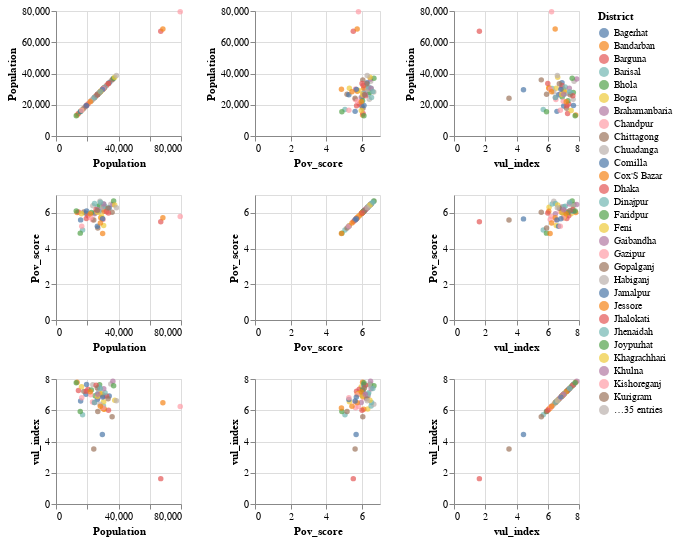

Source (notebook cell):
### Markdown cell above
#### A part of my experiment also prompted me to explore the correlations of the country's population, poverty, and vulnerable indices, so I thought these small scatterplots would perform the best. As we can see, there is a possitive correlation between every district's poverty level and how that makes them vulnerable to floods.

### Code cell
# doing multiple graphs (all same type)
import altair as alt
temp = df.groupby(['District']).mean()
temp['District']= temp.index
alt.Chart(temp).mark_circle().encode(
    alt.X(alt.repeat("column"), type='quantitative'), #set the X axes to call from the "column" list below
    alt.Y(alt.repeat("row"), type='quantitative'), #set the Y axes....
    color='District:N'
).properties(
    width=125,
    height=125
).repeat(
    row=['Population', 'Pov_score', 'vul_index'], 
    column=['Population', 'Pov_score', 'vul_index']
)

### Figure 1 — Vega-Lite specification as saved in the notebook (floating-point values rounded to 4 significant figures)
{"config": {"view": {"continuousWidth": 400, "continuousHeight": 300}}, "repeat": {"column": ["Population", "Pov_score", "vul_index"], "row": ["Population", "Pov_score", "vul_index"]}, "spec": {"data": {"name": "data-315523efc16a5a1a51407b43bf537f95"}, "mark": "circle", "encoding": {"color": {"field": "District", "type": "nominal"}, "x": {"field": {"repeat": "column"}, "type": "quantitative"}, "y": {"field": {"repeat": "row"}, "type": "quantitative"}}, "height": 125, "width": 125}, "$schema": "https://vega.github.io/schema/vega-lite/v4.17.0.json", "datasets": {"data-315523efc16a5a1a51407b43bf537f95": [{"Geocode": 40010000.0, "UpzCode": 400100.0, "Land_leng": 57560.0, "Area": 47010000.0, "Population": 19170.0, "Pov_rate": 59.03, "Pov_score": 5.983, "depr_index": -0.7323, "depr_score": 8.216, "vul_index": 7.022, "District": "Bagerhat"}, {"Geocode": 20040000.0, "UpzCode": 200400.0, "Land_leng": 61310.0, "Area": 143700000.0, "Population": 13510.0, "Pov_rate": 60.24, "Pov_score": 6.024, "depr_index": -3.631, "depr_score": 10.0, "vul_index": 7.791, "District": "Bandarban"}, {"Geocode": 10080000.0, "UpzCode": 100800.0, "Land_leng": 27070.0, "Area": 22140000.0, "Population": 14370.0, "Pov_rate": 54.78, "Pov_score": 6.052, "depr_index": -2.41, "depr_score": 9.249, "vul_index": 7.271, "District": "Barguna"}, {"Geocode": 10060000.0, "UpzCode": 100600.0, "Land_leng": 26270.0, "Area": 16820000.0, "Population": 17000.0, "Pov_rate": 52.89, "Pov_score": 5.039, "depr_index": 1.073, "depr_score": 7.105, "vul_index": 5.713, "District": "Barisal"}, {"Geocode": 10090000.0, "UpzCode": 100900.0, "Land_leng": 32880.0, "Area": 24620000.0, "Population": 15530.0, "Pov_rate": 48.98, "Pov_score": 4.865, "depr_index": -0.969, "depr_score": 8.362, "vul_index": 5.92, "District": "Bhola"}, {"Geocode": 50110000.0, "UpzCode": 501100.0, "Land_leng": 31100.0, "Area": 24050000.0, "Population": 31000.0, "Pov_rate": 63.14, "Pov_score": 6.314, "depr_index": 3.087, "depr_score": 5.866, "vul_index": 6.086, "District": "Bogra"}, {"Geocode": 20120000.0, "UpzCode": 201200.0, "Land_leng": 25050.0, "Area": 18480000.0, "Population": 29910.0, "Pov_rate": 61.8, "Pov_score": 6.18, "depr_index": -0.2306, "depr_score": 7.907, "vul_index": 6.997, "District": "Brahamanbaria"}, {"Geocode": 20140000.0, "UpzCode": 201400.0, "Land_leng": 25820.0, "Area": 14890000.0, "Population": 23360.0, "Pov_rate": 56.57, "Pov_score": 5.615, "depr_index": 0.1505, "depr_score": 7.673, "vul_index": 6.521, "District": "Chandpur"}, {"Geocode": 20150000.0, "UpzCode": 201500.0, "Land_leng": 21040.0, "Area": 14220000.0, "Population": 24180.0, "Pov_rate": 56.58, "Pov_score": 5.606, "depr_index": 8.995, "depr_score": 2.229, "vul_index": 3.521, "District": "Chittagong"}, {"Geocode": 40180000.0, "UpzCode": 401800.0, "Land_leng": 37760.0, "Area": 32350000.0, "Population": 35070.0, "Pov_rate": 64.8, "Pov_score": 6.48, "depr_index": -2.136, "depr_score": 9.08, "vul_index": 7.684, "District": "Chuadanga"}, {"Geocode": 20200000.0, "UpzCode": 202000.0, "Land_leng": 23530.0, "Area": 15510000.0, "Population": 29660.0, "Pov_rate": 56.64, "Pov_score": 5.663, "depr_index": 7.012, "depr_score": 3.45, "vul_index": 4.447, "District": "Comilla"}, {"Geocode": 20220000.0, "UpzCode": 202200.0, "Land_leng": 34610.0, "Area": 26940000.0, "Population": 29850.0, "Pov_rate": 50.58, "Pov_score": 4.841, "depr_index": -1.191, "depr_score": 8.498, "vul_index": 6.151, "District": "Cox'S Bazar"}, {"Geocode": 30270000.0, "UpzCode": 302700.0, "Land_leng": 12760.0, "Area": 7377000.0, "Population": 67050.0, "Pov_rate": 55.05, "Pov_score": 5.505, "depr_index": 12.56, "depr_score": 0.03716, "vul_index": 1.624, "District": "Dhaka"}, {"Geocode": 55270000.0, "UpzCode": 552700.0, "Land_leng": 35600.0, "Area": 31730000.0, "Population": 30390.0, "Pov_rate": 65.02, "Pov_score": 6.502, "depr_index": 2.765, "depr_score": 6.064, "vul_index": 6.279, "District": "Dinajpur"}, {"Geocode": 30290000.0, "UpzCode": 302900.0, "Land_leng": 30900.0, "Area": 24600000.0, "Population": 25020.0, "Pov_rate": 60.05, "Pov_score": 6.005, "depr_index": -0.3212, "depr_score": 7.963, "vul_index": 6.925, "District": "Faridpur"}, {"Geocode": 20300000.0, "UpzCode": 203000.0, "Land_leng": 27010.0, "Area": 17930000.0, "Population": 30500.0, "Pov_rate": 53.62, "Pov_score": 5.286, "depr_index": -1.025, "depr_score": 8.396, "vul_index": 6.544, "District": "Feni"}, {"Geocode": 55330000.0, "UpzCode": 553300.0, "Land_leng": 35080.0, "Area": 25470000.0, "Population": 30650.0, "Pov_rate": 63.22, "Pov_score": 6.322, "depr_index": 0.4271, "depr_score": 7.503, "vul_index": 6.891, "District": "Gaibandha"}, {"Geocode": 30330000.0, "UpzCode": 303300.0, "Land_leng": 35330.0, "Area": 37830000.0, "Population": 79500.0, "Pov_rate": 57.92, "Pov_score": 5.792, "depr_index": 1.688, "depr_score": 6.727, "vul_index": 6.244, "District": "Gazipur"}, {"Geocode": 30350000.0, "UpzCode": 303500.0, "Land_leng": 26280.0, "Area": 20480000.0, "Population": 17820.0, "Pov_rate": 60.46, "Pov_score": 6.046, "depr_index": -1.291, "depr_score": 8.56, "vul_index": 7.208, "District": "Gopalganj"}, {"Geocode": 60360000.0, "UpzCode": 603600.0, "Land_leng": 39250.0, "Area": 31110000.0, "Population": 27420.0, "Pov_rate": 60.5, "Pov_score": 6.05, "depr_index": -1.371, "depr_score": 8.609, "vul_index": 7.232, "District": "Habiganj"}, {"Geocode": 30390000.0, "UpzCode": 303900.0, "Land_leng": 32100.0, "Area": 27890000.0, "Population": 34040.0, "Pov_rate": 62.78, "Pov_score": 6.278, "depr_index": 0.2713, "depr_score": 7.599, "vul_index": 6.911, "District": "Jamalpur"}, {"Geocode": 40410000.0, "UpzCode": 404100.0, "Land_leng": 32610.0, "Area": 26090000.0, "Population": 30640.0, "Pov_rate": 60.91, "Pov_score": 6.091, "depr_index": 2.8, "depr_score": 6.042, "vul_index": 6.066, "District": "Jessore"}, {"Geocode": 10430000.0, "UpzCode": 104300.0, "Land_leng": 28100.0, "Area": 21710000.0, "Population": 19400.0, "Pov_rate": 56.88, "Pov_score": 5.688, "depr_index": -2.169, "depr_score": 9.1, "vul_index": 7.22, "District": "Jhalokati"}, {"Geocode": 40440000.0, "UpzCode": 404400.0, "Land_leng": 34250.0, "Area": 26780000.0, "Population": 26570.0, "Pov_rate": 63.41, "Pov_score": 6.341, "depr_index": -0.04033, "depr_score": 7.79, "vul_index": 7.034, "District": "Jhenaidah"}, {"Geocode": 50390000.0, "UpzCode": 503900.0, "Land_leng": 34310.0, "Area": 26660000.0, "Population": 27900.0, "Pov_rate": 64.26, "Pov_score": 6.426, "depr_index": -2.075, "depr_score": 9.043, "vul_index": 7.637, "District": "Joypurhat"}, {"Geocode": 20470000.0, "UpzCode": 204700.0, "Land_leng": 41040.0, "Area": 69660000.0, "Population": 16340.0, "Pov_rate": 59.52, "Pov_score": 5.952, "depr_index": -2.634, "depr_score": 9.387, "vul_index": 7.498, "District": "Khagrachhari"}, {"Geocode": 40470000.0, "UpzCode": 404700.0, "Land_leng": 46380.0, "Area": 39660000.0, "Population": 24630.0, "Pov_rate": 59.49, "Pov_score": 5.948, "depr_index": 1.109, "depr_score": 7.083, "vul_index": 6.493, "District": "Khulna"}, {"Geocode": 30480000.0, "UpzCode": 304800.0, "Land_leng": 27750.0, "Area": 21720000.0, "Population": 26900.0, "Pov_rate": 60.67, "Pov_score": 6.067, "depr_index": 0.27, "depr_score": 7.599, "vul_index": 6.795, "District": "Kishoreganj"}, {"Geocode": 55490000.0, "UpzCode": 554900.0, "Land_leng": 33560.0, "Area": 26750000.0, "Population": 26750.0, "Pov_rate": 54.32, "Pov_score": 5.155, "depr_index": -0.6072, "depr_score": 8.139, "vul_index": 5.927, "District": "Kurigram"}, {"Geocode": 40510000.0, "UpzCode": 405100.0, "Land_leng": 27900.0, "Area": 22730000.0, "Population": 29710.0, "Pov_rate": 63.03, "Pov_score": 6.303, "depr_index": 0.1483, "depr_score": 7.674, "vul_index": 6.959, "District": "Kushtia"}, {"Geocode": 20520000.0, "UpzCode": 205200.0, "Land_leng": 26680.0, "Area": 20770000.0, "Population": 26470.0, "Pov_rate": 54.42, "Pov_score": 5.255, "depr_index": -1.527, "depr_score": 8.705, "vul_index": 6.692, "District": "Lakshmipur"}, {"Geocode": 55520000.0, "UpzCode": 555200.0, "Land_leng": 38470.0, "Area": 26000000.0, "Population": 28640.0, "Pov_rate": 58.47, "Pov_score": 5.728, "depr_index": -2.333, "depr_score": 9.201, "vul_index": 7.04, "District": "Lalmonirhat"}, {"Geocode": 30550000.0, "UpzCode": 305500.0, "Land_leng": 24250.0, "Area": 18300000.0, "Population": 20450.0, "Pov_rate": 58.38, "Pov_score": 5.838, "depr_index": -2.291, "depr_score": 9.176, "vul_index": 7.344, "District": "Madaripur"}, {"Geocode": 40560000.0, "UpzCode": 405600.0, "Land_leng": 32040.0, "Area": 28320000.0, "Population": 27430.0, "Pov_rate": 61.0, "Pov_score": 6.1, "depr_index": -2.318, "depr_score": 9.192, "vul_index": 7.508, "District": "Magura"}, {"Geocode": 30560000.0, "UpzCode": 305600.0, "Land_leng": 26800.0, "Area": 20500000.0, "Population": 22640.0, "Pov_rate": 60.22, "Pov_score": 6.022, "depr_index": -1.683, "depr_score": 8.801, "vul_index": 7.297, "District": "Manikganj"}, {"Geocode": 60590000.0, "UpzCode": 605900.0, "Land_leng": 43560.0, "Area": 37210000.0, "Population": 29150.0, "Pov_rate": 58.18, "Pov_score": 5.818, "depr_index": -1.28, "depr_score": 8.554, "vul_index": 7.061, "District": "Maulvibazar"}, {"Geocode": 40580000.0, "UpzCode": 405800.0, "Land_leng": 41100.0, "Area": 36110000.0, "Population": 36420.0, "Pov_rate": 64.7, "Pov_score": 6.47, "depr_index": -2.805, "depr_score": 9.492, "vul_index": 7.854, "District": "Meherpur"}, {"Geocode": 30600000.0, "UpzCode": 306000.0, "Land_leng": 21320.0, "Area": 13510000.0, "Population": 22210.0, "Pov_rate": 57.33, "Pov_score": 5.733, "depr_index": -1.178, "depr_score": 8.49, "vul_index": 6.995, "District": "Munshiganj"}, {"Geocode": 30610000.0, "UpzCode": 306100.0, "Land_leng": 31600.0, "Area": 27850000.0, "Population": 35920.0, "Pov_rate": 60.36, "Pov_score": 6.036, "depr_index": 4.225, "depr_score": 5.165, "vul_index": 5.586, "District": "Mymensingh"}, {"Geocode": 50650000.0, "UpzCode": 506500.0, "Land_leng": 36870.0, "Area": 33750000.0, "Population": 28140.0, "Pov_rate": 66.53, "Pov_score": 6.653, "depr_index": 2.656, "depr_score": 6.131, "vul_index": 6.387, "District": "Naogaon"}, {"Geocode": 40660000.0, "UpzCode": 406600.0, "Land_leng": 30020.0, "Area": 24270000.0, "Population": 19570.0, "Pov_rate": 61.04, "Pov_score": 6.104, "depr_index": -2.841, "depr_score": 9.514, "vul_index": 7.645, "District": "Narail"}, {"Geocode": 30660000.0, "UpzCode": 306600.0, "Land_leng": 23150.0, "Area": 14480000.0, "Population": 68410.0, "Pov_rate": 57.21, "Pov_score": 5.721, "depr_index": 0.6213, "depr_score": 7.383, "vul_index": 6.475, "District": "Narayanganj"}, {"Geocode": 30690000.0, "UpzCode": 306900.0, "Land_leng": 22350.0, "Area": 15360000.0, "Population": 32340.0, "Pov_rate": 60.59, "Pov_score": 6.059, "depr_index": -0.1684, "depr_score": 7.869, "vul_index": 6.913, "District": "Narsingdi"}, {"Geocode": 50700000.0, "UpzCode": 507000.0, "Land_leng": 37760.0, "Area": 31720000.0, "Population": 31380.0, "Pov_rate": 63.7, "Pov_score": 6.37, "depr_index": -0.2801, "depr_score": 7.938, "vul_index": 7.116, "District": "Natore"}, {"Geocode": 50710000.0, "UpzCode": 507100.0, "Land_leng": 36630.0, "Area": 34400000.0, "Population": 36890.0, "Pov_rate": 66.61, "Pov_score": 6.661, "depr_index": -1.309, "depr_score": 8.571, "vul_index": 7.563, "District": "Nawabganj"}, {"Geocode": 30720000.0, "UpzCode": 307200.0, "Land_leng": 35340.0, "Area": 30460000.0, "Population": 26540.0, "Pov_rate": 60.31, "Pov_score": 6.031, "depr_index": -0.1275, "depr_score": 7.844, "vul_index": 6.886, "District": "Netrakona"}, {"Geocode": 55730000.0, "UpzCode": 557300.0, "Land_leng": 33940.0, "Area": 24800000.0, "Population": 30550.0, "Pov_rate": 65.0, "Pov_score": 6.5, "depr_index": -0.9685, "depr_score": 8.362, "vul_index": 7.38, "District": "Nilphamari"}, {"Geocode": 20750000.0, "UpzCode": 207500.0, "Land_leng": 30480.0, "Area": 27860000.0, "Population": 30160.0, "Pov_rate": 56.5, "Pov_score": 5.632, "depr_index": 1.373, "depr_score": 6.92, "vul_index": 6.159, "District": "Noakhali"}, {"Geocode": 50760000.0, "UpzCode": 507600.0, "Land_leng": 34720.0, "Area": 28770000.0, "Population": 33370.0, "Pov_rate": 62.55, "Pov_score": 6.255, "depr_index": 0.8234, "depr_score": 7.259, "vul_index": 6.74, "District": "Pabna"}, {"Geocode": 55770000.0, "UpzCode": 557700.0, "Land_leng": 40530.0, "Area": 30280000.0, "Population": 23560.0, "Pov_rate": 64.0, "Pov_score": 6.4, "depr_index": -2.097, "depr_score": 9.056, "vul_index": 7.627, "District": "Panchagarh"}, {"Geocode": 10790000.0, "UpzCode": 107900.0, "Land_leng": 37210.0, "Area": 29160000.0, "Population": 15760.0, "Pov_rate": 56.64, "Pov_score": 5.606, "depr_index": -0.8909, "depr_score": 8.314, "vul_index": 6.59, "District": "Patuakhali"}, {"Geocode": 10800000.0, "UpzCode": 108000.0, "Land_leng": 26180.0, "Area": 22710000.0, "Population": 21930.0, "Pov_rate": 60.55, "Pov_score": 5.954, "depr_index": -1.399, "depr_score": 8.627, "vul_index": 7.183, "District": "Pirojpur"}, {"Geocode": 30830000.0, "UpzCode": 308300.0, "Land_leng": 29960.0, "Area": 25300000.0, "Population": 25690.0, "Pov_rate": 61.89, "Pov_score": 6.189, "depr_index": -2.489, "depr_score": 9.297, "vul_index": 7.605, "District": "Rajbari"}, {"Geocode": 50810000.0, "UpzCode": 508100.0, "Land_leng": 26500.0, "Area": 20830000.0, "Population": 24640.0, "Pov_rate": 65.29, "Pov_score": 6.526, "depr_index": 2.124, "depr_score": 6.458, "vul_index": 6.491, "District": "Rajshahi"}, {"Geocode": 20840000.0, "UpzCode": 208400.0, "Land_leng": 52070.0, "Area": 113100000.0, "Population": 12960.0, "Pov_rate": 60.99, "Pov_score": 6.099, "depr_index": -3.286, "depr_score": 9.788, "vul_index": 7.753, "District": "Rangamati"}, {"Geocode": 55860000.0, "UpzCode": 558600.0, "Land_leng": 36920.0, "Area": 27240000.0, "Population": 37590.0, "Pov_rate": 64.38, "Pov_score": 6.438, "depr_index": 1.504, "depr_score": 6.84, "vul_index": 6.636, "District": "Rangpur"}, {"Geocode": 40880000.0, "UpzCode": 408800.0, "Land_leng": 57180.0, "Area": 47440000.0, "Population": 26720.0, "Pov_rate": 61.77, "Pov_score": 6.174, "depr_index": -0.3216, "depr_score": 7.963, "vul_index": 7.019, "District": "Satkhira"}, {"Geocode": 30870000.0, "UpzCode": 308700.0, "Land_leng": 23750.0, "Area": 15830000.0, "Population": 16470.0, "Pov_rate": 55.76, "Pov_score": 5.257, "depr_index": -2.548, "depr_score": 9.334, "vul_index": 6.804, "District": "Shariatpur"}, {"Geocode": 30900000.0, "UpzCode": 309000.0, "Land_leng": 29050.0, "Area": 23660000.0, "Population": 26430.0, "Pov_rate": 61.3, "Pov_score": 6.13, "depr_index": -1.954, "depr_score": 8.968, "vul_index": 7.432, "District": "Sherpur"}, {"Geocode": 50890000.0, "UpzCode": 508900.0, "Land_leng": 33400.0, "Area": 28320000.0, "Population": 38690.0, "Pov_rate": 62.85, "Pov_score": 6.285, "depr_index": 1.311, "depr_score": 6.959, "vul_index": 6.614, "District": "Sirajganj"}, {"Geocode": 60900000.0, "UpzCode": 609000.0, "Land_leng": 44430.0, "Area": 40580000.0, "Population": 29840.0, "Pov_rate": 56.76, "Pov_score": 5.676, "depr_index": -0.7583, "depr_score": 8.232, "vul_index": 6.84, "District": "Sunamganj"}, {"Geocode": 60910000.0, "UpzCode": 609100.0, "Land_leng": 30790.0, "Area": 25700000.0, "Population": 28390.0, "Pov_rate": 54.3, "Pov_score": 5.43, "depr_index": 0.9587, "depr_score": 7.175, "vul_index": 6.249, "District": "Sylhet"}, {"Geocode": 30940000.0, "UpzCode": 309400.0, "Land_leng": 33820.0, "Area": 28510000.0, "Population": 33590.0, "Pov_rate": 59.94, "Pov_score": 5.994, "depr_index": 2.844, "depr_score": 6.015, "vul_index": 6.003, "District": "Tangail"}, {"Geocode": 55950000.0, "UpzCode": 559500.0, "Land_leng": 40350.0, "Area": 33590000.0, "Population": 28410.0, "Pov_rate": 66.01, "Pov_score": 6.601, "depr_index": -0.8375, "depr_score": 8.281, "vul_index": 7.399, "District": "Thakurgaon"}]}}
